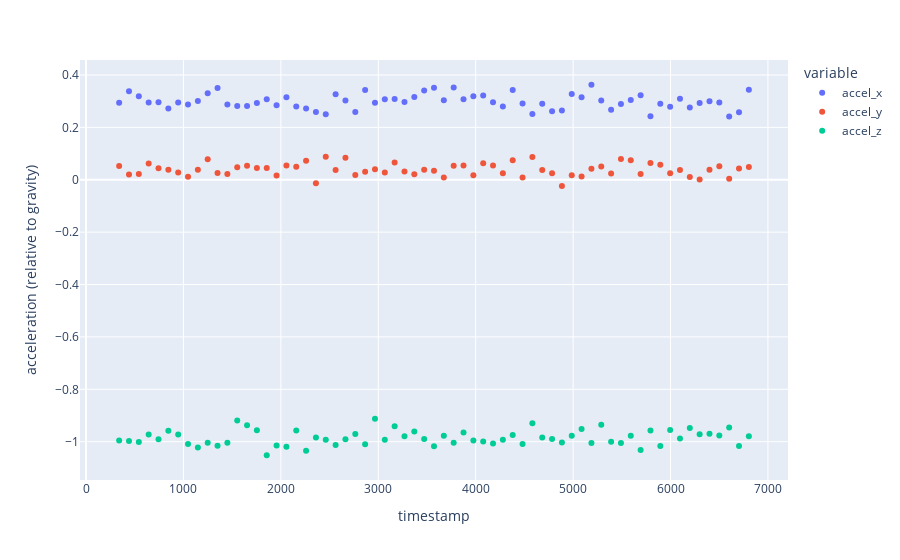

Notebook code cell kept with this figure:
### Code cell
import plotly.express as px
import pandas as pd
from IPython.display import clear_output

try:
    with open("collected_ImuData.csv") as f:
        raw_data = pd.read_csv(f)
except FileNotFoundError:
    # VSCode defaults to running in the working directory of the root project so we need a different path
    with open("companion_app/collected_ImuData.csv") as f:
        raw_data = pd.read_csv(f)

data = raw_data.loc[raw_data.reset_idx == max(raw_data.reset_idx)]

# accel in 0.1 milli_gravity -> gravity
data.accel_x = data.accel_x / 10000
data.accel_y = data.accel_y / 10000
data.accel_z = data.accel_z / 10000
# gyro in m°/s per LSB -> deg/s
data.gyro_x = data.gyro_x / 1000
data.gyro_y = data.gyro_y / 1000
data.gyro_z = data.gyro_z / 1000

plot_fields = ["accel_x", "accel_y", "accel_z"]
y_label = "acceleration (relative to gravity)"
# plot_fields = ["gyro_x", "gyro_y", "gyro_z"]
# y_label = "gyro (degrees/s)"

TRY_WEIRD_TIMING_TO_DO_LIVE_UPDATING = True
if not TRY_WEIRD_TIMING_TO_DO_LIVE_UPDATING:
    fig = px.scatter(data, x="timestamp", y=plot_fields_A)
    fig.show()
else:
    import time
    for idx in range(5, len(data.timestamp)):
        fig_A = px.scatter(data.loc[1:idx,:], x="timestamp", y=plot_fields)
        fig_A.update_layout(yaxis_title=y_label)
        # fig_B = px.scatter(data.loc[1:idx,:], x="timestamp", y=plot_fields_B)
        # fig_B.update_layout(yaxis_title=y_label_B)
        clear_output(wait=True)
        fig_A.show()
        # fig_B.show()
        time.sleep(0.5)

### Figure 1 — Plotly figure (JSON) as saved in the notebook; plotly's stock layout.template omitted (floating-point values rounded to 4 significant figures)
{"data": [{"hovertemplate": "variable=accel_x<br>timestamp=%{x}<br>value=%{y}<extra></extra>", "legendgroup": "accel_x", "marker": {"color": "#636efa", "symbol": "circle"}, "mode": "markers", "name": "accel_x", "orientation": "v", "showlegend": true, "type": "scatter", "x": [340, 441, 542, 643, 744, 845, 946, 1047, 1148, 1249, 1350, 1451, 1552, 1653, 1754, 1855, 1956, 2057, 2158, 2259, 2360, 2461, 2562, 2663, 2764, 2865, 2966, 3067, 3168, 3269, 3370, 3471, 3572, 3673, 3774, 3875, 3976, 4077, 4178, 4279, 4380, 4481, 4582, 4683, 4784, 4885, 4986, 5087, 5188, 5289, 5390, 5491, 5592, 5693, 5794, 5895, 5996, 6097, 6198, 6299, 6400, 6501, 6602, 6703, 6804], "xaxis": "x", "y": [0.2939, 0.3383, 0.3188, 0.2949, 0.2958, 0.2724, 0.2954, 0.2871, 0.3002, 0.3305, 0.3505, 0.2871, 0.2817, 0.2812, 0.2934, 0.3076, 0.2846, 0.3154, 0.2792, 0.2724, 0.2587, 0.25, 0.3266, 0.3022, 0.2587, 0.3422, 0.2939, 0.3076, 0.3085, 0.2968, 0.3159, 0.3408, 0.3515, 0.3037, 0.352, 0.3071, 0.3188, 0.3212, 0.2958, 0.2797, 0.3422, 0.2915, 0.2514, 0.29, 0.2617, 0.2646, 0.3276, 0.3149, 0.3627, 0.3027, 0.2675, 0.289, 0.3041, 0.3227, 0.2426, 0.29, 0.2788, 0.309, 0.2758, 0.2929, 0.2993, 0.2949, 0.2416, 0.2578, 0.3437], "yaxis": "y"}, {"hovertemplate": "variable=accel_y<br>timestamp=%{x}<br>value=%{y}<extra></extra>", "legendgroup": "accel_y", "marker": {"color": "#EF553B", "symbol": "circle"}, "mode": "markers", "name": "accel_y", "orientation": "v", "showlegend": true, "type": "scatter", "x": [340, 441, 542, 643, 744, 845, 946, 1047, 1148, 1249, 1350, 1451, 1552, 1653, 1754, 1855, 1956, 2057, 2158, 2259, 2360, 2461, 2562, 2663, 2764, 2865, 2966, 3067, 3168, 3269, 3370, 3471, 3572, 3673, 3774, 3875, 3976, 4077, 4178, 4279, 4380, 4481, 4582, 4683, 4784, 4885, 4986, 5087, 5188, 5289, 5390, 5491, 5592, 5693, 5794, 5895, 5996, 6097, 6198, 6299, 6400, 6501, 6602, 6703, 6804], "xaxis": "x", "y": [0.0527, 0.0205, 0.0219, 0.062, 0.0439, 0.0385, 0.0278, 0.0117, 0.038, 0.0786, 0.0258, 0.0224, 0.0473, 0.0537, 0.0449, 0.0449, 0.0166, 0.0541, 0.0498, 0.0727, -0.0136, 0.0878, 0.0375, 0.0839, 0.0185, 0.0302, 0.0405, 0.0278, 0.0659, 0.0312, 0.0209, 0.038, 0.0341, 0.0087, 0.0537, 0.0546, 0.017, 0.0629, 0.0541, 0.0253, 0.0742, 0.0083, 0.0869, 0.0371, 0.0249, -0.0234, 0.0175, 0.0126, 0.0424, 0.0507, 0.0239, 0.0791, 0.0742, 0.0224, 0.0639, 0.0576, 0.0249, 0.0371, 0.0107, 0.0014, 0.038, 0.0512, 0.0039, 0.0434, 0.0483], "yaxis": "y"}, {"hovertemplate": "variable=accel_z<br>timestamp=%{x}<br>value=%{y}<extra></extra>", "legendgroup": "accel_z", "marker": {"color": "#00cc96", "symbol": "circle"}, "mode": "markers", "name": "accel_z", "orientation": "v", "showlegend": true, "type": "scatter", "x": [340, 441, 542, 643, 744, 845, 946, 1047, 1148, 1249, 1350, 1451, 1552, 1653, 1754, 1855, 1956, 2057, 2158, 2259, 2360, 2461, 2562, 2663, 2764, 2865, 2966, 3067, 3168, 3269, 3370, 3471, 3572, 3673, 3774, 3875, 3976, 4077, 4178, 4279, 4380, 4481, 4582, 4683, 4784, 4885, 4986, 5087, 5188, 5289, 5390, 5491, 5592, 5693, 5794, 5895, 5996, 6097, 6198, 6299, 6400, 6501, 6602, 6703, 6804], "xaxis": "x", "y": [-0.9951, -0.997, -1.001, -0.9726, -0.9902, -0.958, -0.9726, -1.009, -1.022, -1.004, -1.016, -1.004, -0.9189, -0.937, -0.9565, -1.052, -1.014, -1.019, -0.957, -1.034, -0.9838, -0.9921, -1.013, -0.9907, -0.9707, -1.01, -0.9125, -0.9921, -0.9409, -0.979, -0.9614, -0.9892, -1.018, -0.977, -1.004, -0.9648, -0.9956, -0.999, -1.007, -0.9926, -0.9746, -1.009, -0.9296, -0.9838, -0.9897, -1.003, -0.9775, -0.9511, -1.005, -0.9355, -1.0, -1.005, -0.9775, -1.031, -0.9575, -1.016, -0.955, -0.9882, -0.9472, -0.9716, -0.9692, -0.9765, -0.9453, -1.016, -0.979], "yaxis": "y"}], "layout": {"legend": {"title": {"text": "variable"}, "tracegroupgap": 0}, "margin": {"t": 60}, "xaxis": {"anchor": "y", "domain": [0, 1], "title": {"text": "timestamp"}}, "yaxis": {"anchor": "x", "domain": [0, 1], "title": {"text": "acceleration (relative to gravity)"}}}}
